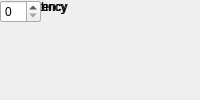
<?xml version="1.0" encoding="UTF-8"?>
<ui version="4.0">
 <class>MainWindow</class>
 <widget class="QMainWindow" name="MainWindow">
  <property name="windowTitle"><string>Power</string></property>
  <widget class="QWidget" name="centralwidget">
   <!-- NOTE: this is a simplified structural mirror of the generated
        <module>_ui.py, not a full round-trip Designer file. Regenerate
        both from the same spec if you need to edit layout by hand. -->
       <widget class="QLabel" name="label_bit_width">
     <property name="text"><string>Bit Width</string></property>
    </widget>
       <widget class="QSpinBox" name="bit_width"/>
       <widget class="QLabel" name="label_add_latency">
     <property name="text"><string>Add Latency</string></property>
    </widget>
       <widget class="QSpinBox" name="add_latency"/>
       <widget class="QLabel" name="label_mult_latency">
     <property name="text"><string>Mult Latency</string></property>
    </widget>
       <widget class="QSpinBox" name="mult_latency"/>
  </widget>
 </widget>
 <resources/>
 <connections/>
</ui>
